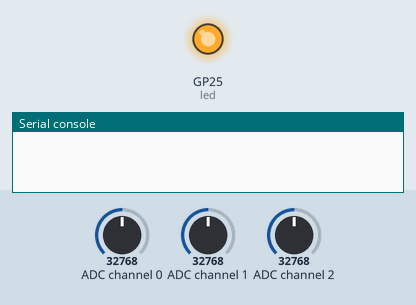
This program was run on a simulated Raspberry Pi Pico running CircuitPython. Parts: output pins drawn as LEDs (lit = HIGH), the last lines printed to the serial console. Dashed ring = blinking. The inputs (shaded band) are chosen by the test bench; at power-on: ADC channel 0 = 32768, ADC channel 1 = 32768, ADC channel 2 = 32768 (analog values on the 0–65535 scale).

Above: at 0.1 s.
At 0.6 s:
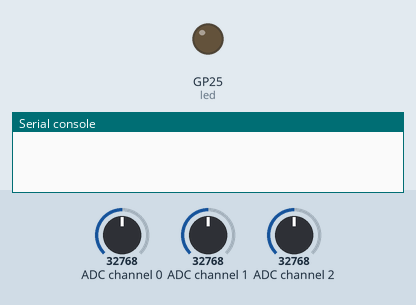
At 2.2 s:
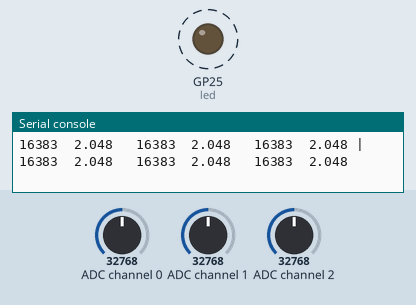
2.3 s: ADC channel 0 set to 19660
5.3 s: ADC channel 1 set to 19660
8.3 s: ADC channel 2 set to 19660
11.3 s: ADC channel 0 set to 32767
14.3 s: ADC channel 1 set to 32767
17.3 s: ADC channel 2 set to 0
Timing chart, 0 to 20.7 s (numbered marks = the images above; inputs shaded):
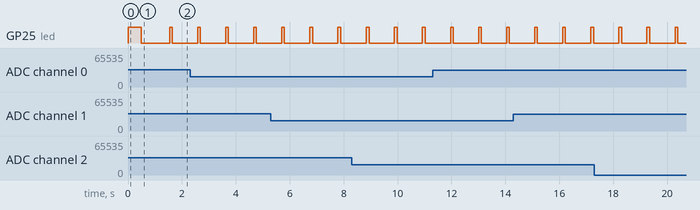

Measured:
- by itself, GP25 (led): alternates HIGH for 0.10 s and LOW for 0.94 s

The program:

ads1115test.py
```python
import time
import board
import busio
import digitalio
import adafruit_ads1x15.ads1115 as ADS
from adafruit_ads1x15.analog_in import AnalogIn

led = digitalio.DigitalInOut(board.LED)
led.direction = digitalio.Direction.OUTPUT

led.value = True
time.sleep(0.5)
led.value = False
time.sleep(0.5)

# Create the I2C bus
pinSCA = board.GP26 # GP20 # GP16
pinSCL = board.GP27 # GP21 # GP17
i2c = busio.I2C(scl = pinSCL, sda = pinSCA)

# Create the ADC object using the I2C bus
ads1 = ADS.ADS1115(i2c, address=0x48)
ads2 = ADS.ADS1115(i2c, address=0x49)

# Create single-ended input on channel 0
chan1 = AnalogIn(ads1, ADS.P0)
chan2 = AnalogIn(ads1, ADS.P1)
chan3 = AnalogIn(ads1, ADS.P2)

chan4 = AnalogIn(ads2, ADS.P0)
chan5 = AnalogIn(ads2, ADS.P1)
chan6 = AnalogIn(ads2, ADS.P2)

# Create differential input between channel 0 and 1
#chan = AnalogIn(ads, ADS.P0, ADS.P1)

print("{:>5}\t{:>5}".format('raw', 'v'))

while True:
    print("{:>5}\t{:>5.3f}   {:>5}\t{:>5.3f}   {:>5}\t{:>5.3f} | {:>5}\t{:>5.3f}   {:>5}\t{:>5.3f}   {:>5}\t{:>5.3f}".format(
        chan1.value, chan1.voltage, chan2.value, chan2.voltage, chan3.value, chan3.voltage,
        chan4.value, chan4.voltage, chan5.value, chan5.voltage, chan6.value, chan6.voltage
    ))
    time.sleep(0.5)
    led.value = True
    time.sleep(0.1)
    led.value = False
    time.sleep(0.4)
```
